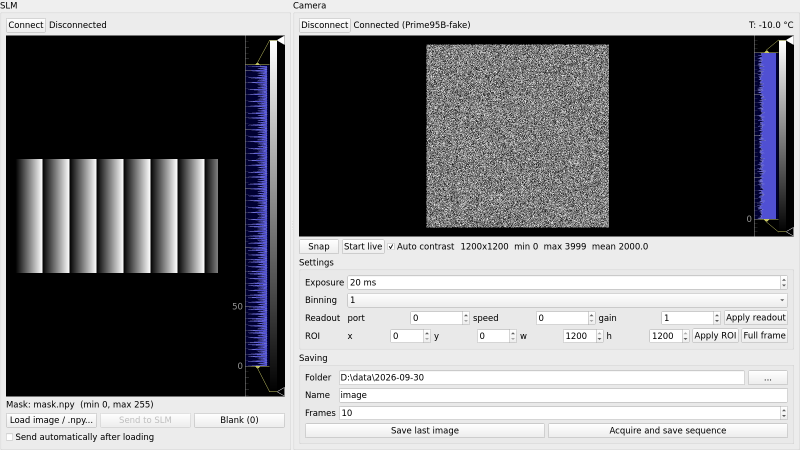
#> input picture setup_gui_screenshot.png, 1600 x 900 px (shown at 1/2 size)
$ python -i slm_phase_analysis.py   (imports and definitions only)
#> lines starting #> are read from the running program, lines starting #| are printed output that depends on the picture; after the words box and inside, x2 and y2 are one past the last pixel; in counts of white or black regions, pixels touching at a corner belong together
"""
Analysis of the slm_phase calibration (calibration.py): phase applied by the SLM for each
gray level 0...255, for each Orca pixel lit by the BFP disks.

The recording (one run): for each angle of the quarter-wave plate (QWP_ANGLES, turned by hand,
before the polarizer of the Orca), one acquisition: one frame per flat mask on the SLM, at
gray level 0, step, 2 step... 255 (gray_levels, the step chosen in the window, default 4: 65
frames; the levels are in "levels" of X.json). The light reaches the SLM at ~45 deg of its
liquid-crystal axis: the SLM delays one polarization component, not the other, so the
polarization of each pixel changes with the gray level.

For each Orca pixel and gray level g (polarimetry repo, polarimetre.py, same formulas):
    1. Fourier coefficients of the intensity over the 9 plate angles: p0, p2, q2, p4, q4;
       zero of the plate: offset d with p2 = q2 tan(2 d), fitted on all pixels and gray levels
       at once (the ramp gives elliptical light, needed for it), then
       S1 = 2 p4 / (cos phi - 1), S2 = 2 q4 / (cos phi - 1), S3 = -q2 / sin phi,
       S0 = p0 + S1 (1 + cos phi) / 2, phi = retardance of the plate at the wavelength;
    2. the normalized Stokes vector s(g) = (S1, S2, S3) / S0 moves on a circle of the Poincare
       sphere, a rotation about the axis n of the SLM liquid crystal, the same for all pixels:
       n = normal of the planes of the circles, fitted once on all pixels (a fit per pixel fails
       on single noisy Orca pixels), and the phase of g is the angle turned about n from g = 0,
       unwrapped along the median curve of the disk (each pixel within +-pi of it; positive
       towards 255). Optics after the SLM (beam splitter, mirrors) only
       rotate the whole sphere: the angles, so the phase, do not change. Unmodulated or
       depolarized light makes the circle smaller (modulation), not the phase wrong.
The dark level (camera offset, ~100 counts on the Orca, + stray light) is the median of the
image away from the disks, subtracted first.
Only phase differences from g = 0 are measured (phase(0) = 0). No correction of a drift of the
light between the sequences (to add if needed: a g = 0 frame at the end of each sequence, and
the 0 deg sequence again at the end).

Results (next to the recordings, <first>-<last>_slm_phase_<YYYY_MM_DD_HHMMSS>):
    .json  summary: settings, plate offset, per disk the median phase curve and the
           gray level of 2 pi
    .npz   per lit Orca pixel: rows, cols (Orca px), phase (levels x pixels, rad), levels, modulation
           (circle radius), plane_rms (distance of the points to the plane), axis (3, common),
           mean_intensity; and the disk of each pixel
    .png   phase curves of the disks, maps of the phase at 255, of the gray level of 2 pi and
           of the modulation

Only numpy, scipy.ndimage and tifffile: matrix products and np.linalg crash Python in setup_env
(broken BLAS): the 3 x 3 eigenvectors are computed by explicit formulas.

Only the disk centred in the right half of the Orca (one channel) is analysed by default (DEFAULT_CHANNELS = "right",
for the first tests with one channel); "both" = the whole image (the two channels).

Command line: python slm_phase_analysis.py <folder> <index of any acquisition of the run> [bin]
[right|both]
"""

import json
import os
import sys
from datetime import datetime

import numpy as np
import tifffile
from scipy import ndimage

QWP_ANGLES = [0, 40, 80, 120, 160, 200, 240, 280, 320]  # deg, 9 equally spaced over 360
GRAY_STEP = 4  # default step between the gray levels of a sequence (flat masks)


def gray_levels(step=GRAY_STEP):
    """Gray levels of a sequence: 0, step, 2 step... and always 255 last."""
    levels = list(range(0, 256, step))
    return levels if levels[-1] == 255 else levels + [255]


LEVELS = gray_levels()
# Orca part analysed: "right" = the disk centred in the right half only (one channel, for the first
# tests; the whole disk, even past the middle), "both" = all the disks (the two channels)
CHANNELS = {"right": "Right channel only (disk centred in the right half of the Orca)",
            "both": "Both channels (whole Orca image)"}
DEFAULT_CHANNELS = "right"
CHUNK = 20000  # pixels analysed at once
ROW_BLOCK = 64  # Orca rows read at once

# retardance of the quarter-wave plate (in waves) for 400...800 nm, from the polarimetry repo
# (polarimetre.py, manufacturer data of the plate of the polarimeter)
QWP_WAVELENGTHS = list(range(400, 801))
QWP_RETARDANCE = [
    0.19896, 0.19991, 0.20086, 0.20180, 0.20274, 0.20368, 0.20461, 0.20553,
    0.20645, 0.20737, 0.20828, 0.20919, 0.21009, 0.21099, 0.21188, 0.21277,
    0.21365, 0.21452, 0.21539, 0.21625, 0.21711, 0.21796, 0.21880, 0.21964,
    0.22047, 0.22130, 0.22212, 0.22293, 0.22373, 0.22453, 0.22532, 0.22610,
    0.22688, 0.22765, 0.22841, 0.22917, 0.22992, 0.23066, 0.23140, 0.23213,
    0.23285, 0.23356, 0.23427, 0.23496, 0.23566, 0.23634, 0.23702, 0.23769,
    0.23835, 0.23901, 0.23965, 0.24029, 0.24093, 0.24155, 0.24217, 0.24278,
    0.24339, 0.24399, 0.24458, 0.24516, 0.24574, 0.24630, 0.24687, 0.24742,
    0.24797, 0.24851, 0.24904, 0.24957, 0.25009, 0.25060, 0.25111, 0.25161,
    0.25210, 0.25258, 0.25306, 0.25353, 0.25400, 0.25446, 0.25491, 0.25535,
    0.25579, 0.25623, 0.25665, 0.25707, 0.25748, 0.25789, 0.25829, 0.25868,
    0.25907, 0.25945, 0.25983, 0.26020, 0.26056, 0.26092, 0.26127, 0.26162,
    0.26195, 0.26229, 0.26262, 0.26294, 0.26325, 0.26357, 0.26387, 0.26417,
    0.26446, 0.26475, 0.26504, 0.26531, 0.26559, 0.26585, 0.26611, 0.26637,
    0.26662, 0.26687, 0.26711, 0.26735, 0.26758, 0.26780, 0.26802, 0.26824,
    0.26845, 0.26866, 0.26886, 0.26906, 0.26925, 0.26944, 0.26962, 0.26980,
    0.26998, 0.27015, 0.27031, 0.27047, 0.27063, 0.27078, 0.27093, 0.27107,
    0.27121, 0.27135, 0.27148, 0.27161, 0.27174, 0.27186, 0.27197, 0.27208,
    0.27219, 0.27230, 0.27240, 0.27249, 0.27259, 0.27268, 0.27276, 0.27285,
    0.27293, 0.27300, 0.27308, 0.27314, 0.27321, 0.27327, 0.27333, 0.27339,
    0.27344, 0.27349, 0.27353, 0.27358, 0.27362, 0.27365, 0.27369, 0.27372,
    0.27375, 0.27377, 0.27379, 0.27381, 0.27383, 0.27384, 0.27385, 0.27386,
    0.27387, 0.27387, 0.27387, 0.27387, 0.27386, 0.27386, 0.27385, 0.27383,
    0.27382, 0.27380, 0.27378, 0.27376, 0.27373, 0.27371, 0.27368, 0.27365,
    0.27361, 0.27358, 0.27354, 0.27350, 0.27346, 0.27341, 0.27337, 0.27332,
    0.27327, 0.27321, 0.27316, 0.27310, 0.27305, 0.27298, 0.27292, 0.27286,
    0.27279, 0.27272, 0.27266, 0.27258, 0.27251, 0.27244, 0.27236, 0.27228,
    0.27220, 0.27212, 0.27204, 0.27195, 0.27187, 0.27178, 0.27169, 0.27160,
    0.27151, 0.27141, 0.27132, 0.27122, 0.27112, 0.27102, 0.27092, 0.27082,
    0.27072, 0.27061, 0.27051, 0.27040, 0.27029, 0.27018, 0.27007, 0.26996,
    0.26985, 0.26973, 0.26962, 0.26950, 0.26938, 0.26926, 0.26914, 0.26902,
    0.26890, 0.26877, 0.26865, 0.26852, 0.26840, 0.26827, 0.26814, 0.26801,
    0.26788, 0.26775, 0.26762, 0.26749, 0.26735, 0.26722, 0.26708, 0.26695,
    0.26681, 0.26667, 0.26653, 0.26639, 0.26625, 0.26611, 0.26597, 0.26582,
    0.26568, 0.26554, 0.26539, 0.26525, 0.26510, 0.26495, 0.26481, 0.26466,
    0.26451, 0.26436, 0.26421, 0.26406, 0.26391, 0.26375, 0.26360, 0.26345,
    0.26329, 0.26314, 0.26299, 0.26283, 0.26267, 0.26252, 0.26236, 0.26220,
    0.26205, 0.26189, 0.26173, 0.26157, 0.26141, 0.26125, 0.26109, 0.26093,
    0.26077, 0.26061, 0.26045, 0.26028, 0.26012, 0.25996, 0.25979, 0.25963,
    0.25947, 0.25930, 0.25914, 0.25897, 0.25881, 0.25864, 0.25847, 0.25831,
    0.25814, 0.25797, 0.25781, 0.25764, 0.25747, 0.25731, 0.25714, 0.25697,
    0.25680, 0.25663, 0.25646, 0.25629, 0.25612, 0.25595, 0.25578, 0.25561,
    0.25544, 0.25527, 0.25510, 0.25493, 0.25476, 0.25459, 0.25442, 0.25425,
    0.25408, 0.25391, 0.25373, 0.25356, 0.25339, 0.25322, 0.25305, 0.25288,
    0.25270, 0.25253, 0.25236, 0.25219, 0.25201, 0.25184, 0.25167, 0.25150,
    0.25132, 0.25115, 0.25098, 0.25080, 0.25063, 0.25046, 0.25029, 0.25011,
    0.24994, 0.24977, 0.24959, 0.24942, 0.24925, 0.24907, 0.24890, 0.24873,
    0.24856, 0.24838, 0.24821, 0.24804, 0.24786, 0.24769, 0.24752, 0.24734,
    0.24717, 0.24700, 0.24683, 0.24665, 0.24648, 0.24631, 0.24614, 0.24596,
    0.24579, 0.24562, 0.24545, 0.24527, 0.24510, 0.24493, 0.24476, 0.24459,
    0.24441]


def qwp_retardance(wavelength_nm):
    """Retardance of the quarter-wave plate (waves) at a wavelength (nm, 400-800)."""
    return float(np.interp(wavelength_nm, QWP_WAVELENGTHS, QWP_RETARDANCE))


# ---------------------------------------------------------------- loading


# [159 lines left out: functions load_run, open_stack, binned, fourier, plate_offset, rotate_offset and 5 more, not called in this run]


def wrap(angle):
    return (angle + np.pi) % (2 * np.pi) - np.pi


# [15 lines left out: function unwrap_on_reference, not called in this run]


# ---------------------------------------------------------------- analysis


def lit_pixels(image, fraction=0.5):
    """Pixels of the BFP disks: smoothed image above median + fraction (99.5th pct - median);
    label of each disk (sorted left to right) and their number."""
    smooth = ndimage.gaussian_filter(image.astype(float), 2)
    median, high = np.percentile(smooth, [50, 99.5])
    lit = smooth > median + fraction * (high - median)
    lit = ndimage.binary_opening(lit, iterations=2)
    labels, n = ndimage.label(lit)
    sizes = ndimage.sum(lit, labels, range(1, n + 1))
    keep = [k + 1 for k in range(n) if sizes[k] > 0.05 * sizes.max()]
    centres = ndimage.center_of_mass(lit, labels, keep)
    order = [k for _, k in sorted(zip([c[1] for c in centres], keep))]
    disks = np.zeros_like(labels)
    for number, k in enumerate(order, start=1):
        disks[labels == k] = number
    return disks, len(order)


# [231 lines left out: functions analyse, recorded_levels, gray_of, colormap, save_figure, run, not called in this run]


# [9 lines not run here, left out]

>>> import cv2
>>> picture = cv2.imread('setup_gui_screenshot.png', cv2.IMREAD_GRAYSCALE)
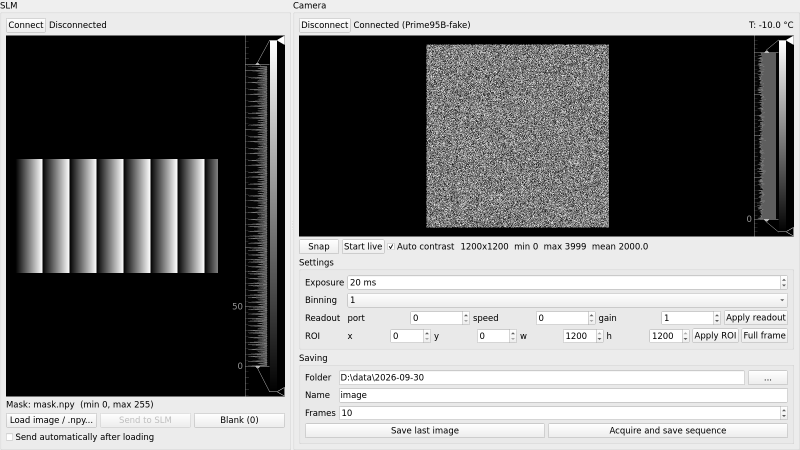
#> picture: shape (900, 1600) (shown at 1/2 size); min 0, max 255, mean 126
>>> result = lit_pixels(picture)
#> in lit_pixels, `smooth = ndimage.gaussian_filter(image.astype(float), 2)`:
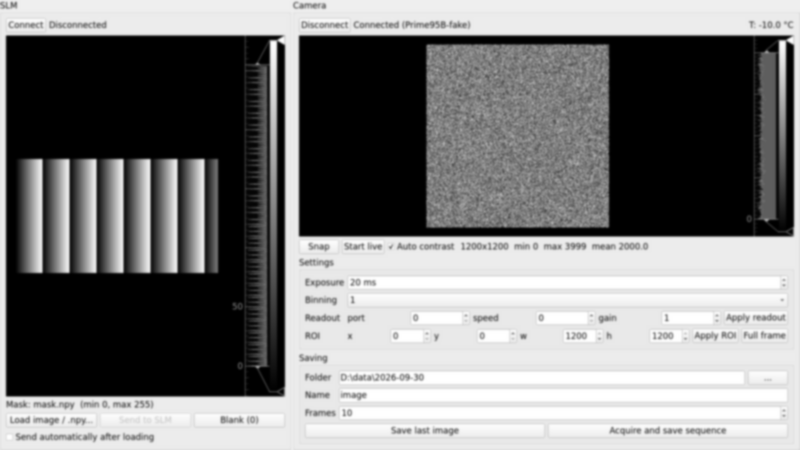
#> smooth: shape (900, 1600) float64 (shown at 1/2 size); min 0, max 255, mean 126
#> in lit_pixels, `median, high = np.percentile(smooth, [50, 99.5])`: median = 133.4; high = 255
#> in lit_pixels, `lit = smooth > median + fraction * (high - median)`:
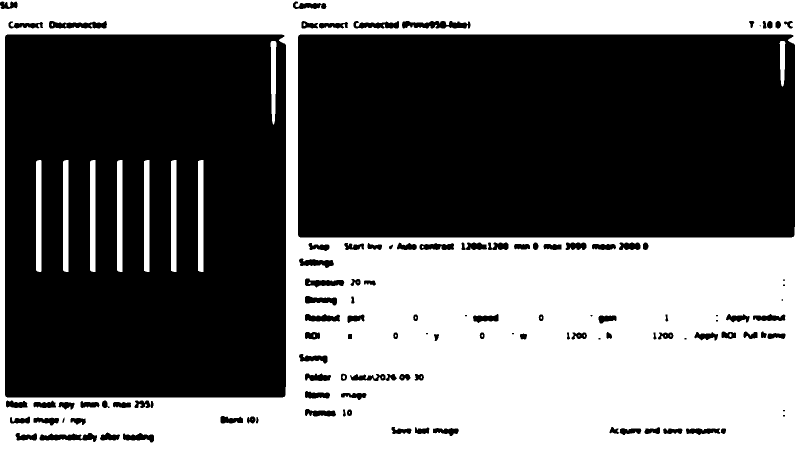
#> lit: shape (900, 1600) bool (shown at 1/2 size); 42.5% white; 34 white regions (22 under 20 px), largest, box (x1, y1, x2, y2) and area: (0, 0, 1600, 900) 591665, (288, 320, 299, 544) 2450, (342, 320, 353, 544) 2450
#> in lit_pixels, `lit = ndimage.binary_opening(lit, iterations=2)`:
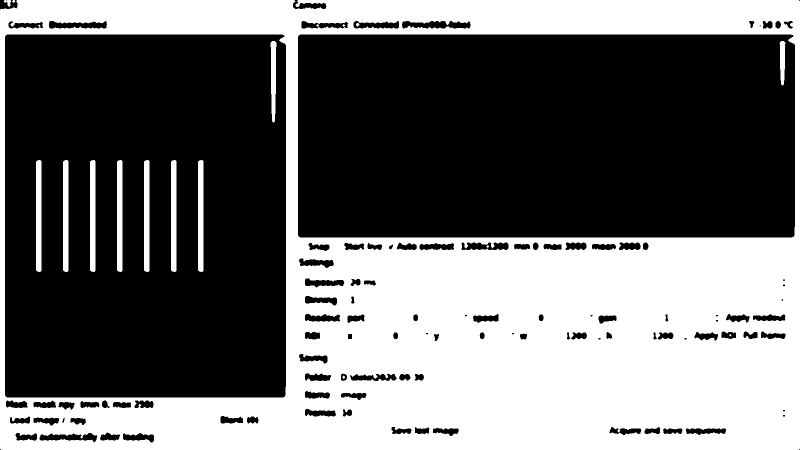
#> lit: shape (900, 1600) bool (shown at 1/2 size); 42.4% white; 18 white regions (4 under 20 px), largest, box (x1, y1, x2, y2) and area: (0, 0, 1600, 900) 590666, (72, 320, 83, 544) 2442, (126, 320, 137, 544) 2442
#> in lit_pixels, `labels, n = ndimage.label(lit)`:
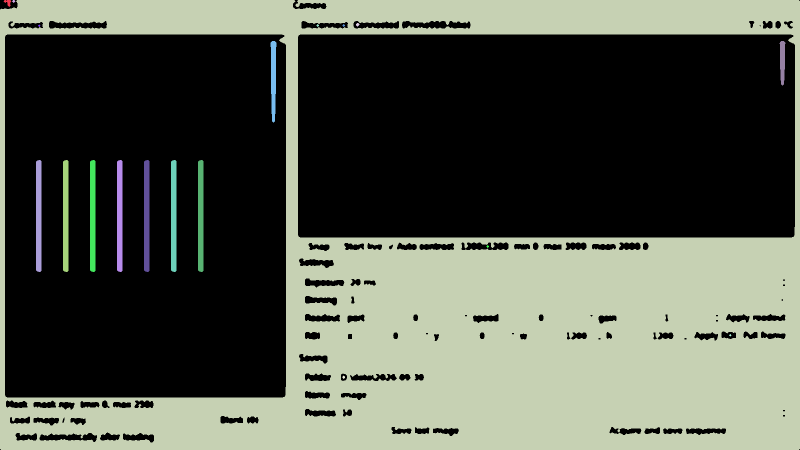
#> labels: shape (900, 1600) int32 (shown at 1/2 size); 20 distinct labels, from 0 to 19; one colour per label, 0 black
#> in lit_pixels, `labels, n = ndimage.label(lit)`: n = 19
#> in lit_pixels, `sizes = ndimage.sum(lit, labels, range(1, n + 1))`: sizes = 19 values, max 590653 at index 2, min 13 at index 6, mean 32121.2
#> in lit_pixels, `keep = [k + 1 for k in range(n) if sizes[k] > 0.05 * sizes.max()]`: keep = [3]
#> in lit_pixels, `centres = ndimage.center_of_mass(lit, labels, keep)`: centres = [(575.2, 955)]
#> in lit_pixels, `order = [k for _, k in sorted(zip([c[1] for c in centres], keep))]`: order = [3]
#> the loop in lit_pixels, `for number, k in enumerate(order, start=1):` made 1 pass
#> (number, k) on pass 1: (1, 3)
#> after the loop in lit_pixels, `for number, k in enumerate(order, start=1):`:
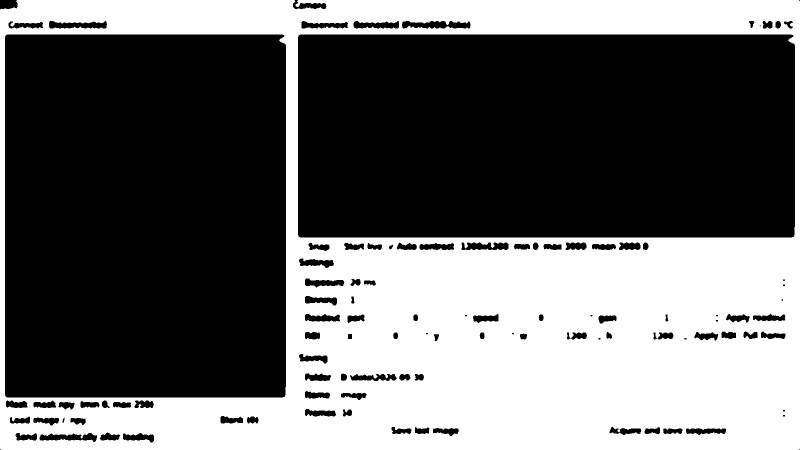
#> disks: shape (900, 1600) int32 (shown at 1/2 size); values 0 (black) and 1 (white), 41% white; 1 white region, box (x1, y1, x2, y2) and area: (0, 0, 1600, 900) 590653
